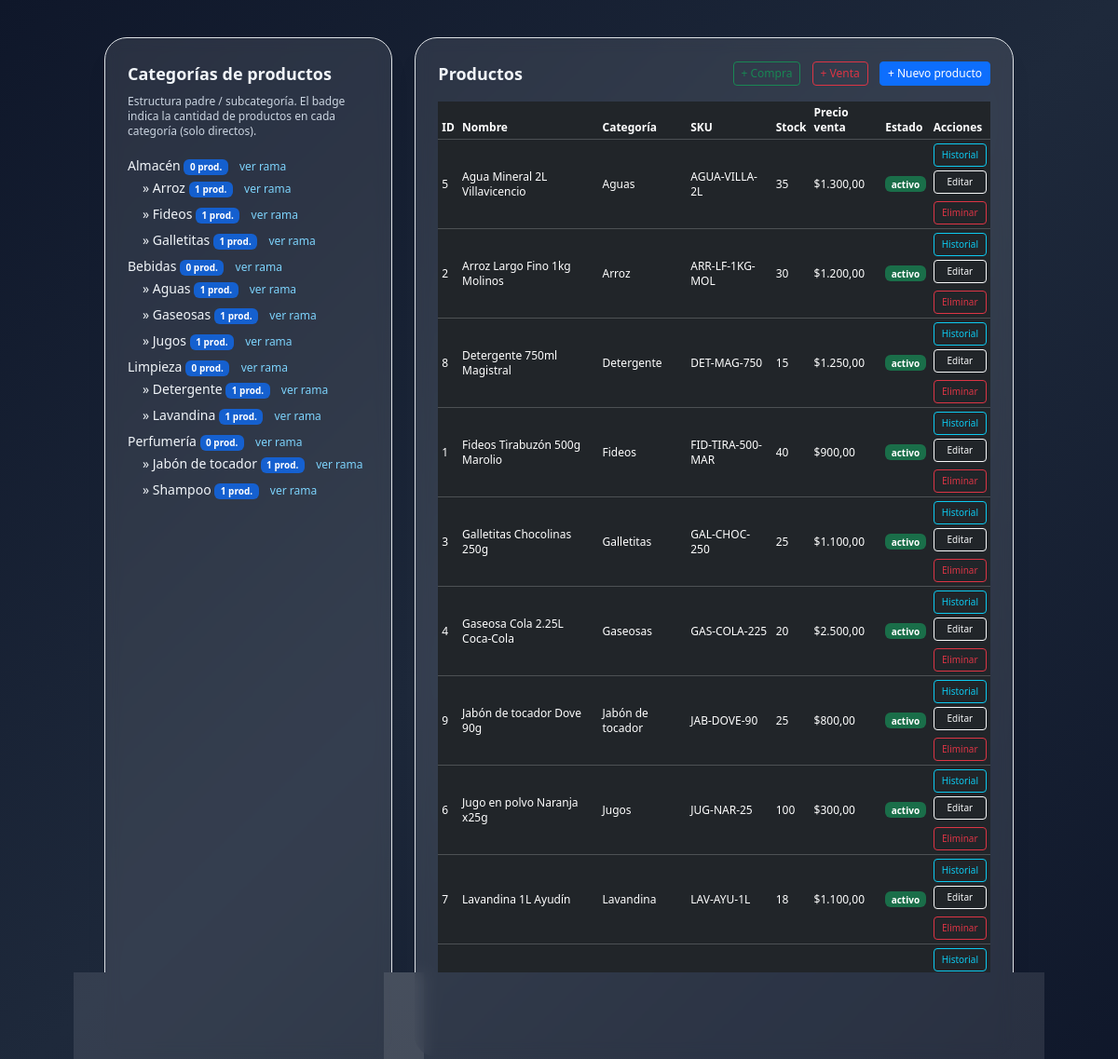
The page /index.php?controller=products&action=index (signed in) on the database its author committed.
### tables this page shows
CREATE TABLE IF NOT EXISTS categorias (
  id INT AUTO_INCREMENT PRIMARY KEY,
  nombre VARCHAR(100) NOT NULL,
  parent_id INT NULL,
  created_at TIMESTAMP DEFAULT CURRENT_TIMESTAMP,
  updated_at TIMESTAMP DEFAULT CURRENT_TIMESTAMP ON UPDATE CURRENT_TIMESTAMP,
  CONSTRAINT fk_categorias_parent FOREIGN KEY (parent_id)
    REFERENCES categorias(id)
    ON UPDATE CASCADE
    ON DELETE SET NULL
);

CREATE TABLE IF NOT EXISTS productos (
  id INT AUTO_INCREMENT PRIMARY KEY,
  nombre VARCHAR(150) NOT NULL,
  sku VARCHAR(50) NULL UNIQUE,
  codigo_barras VARCHAR(20) NULL,
  categoria_id INT NULL,
  precio_compra DECIMAL(10,2) NOT NULL DEFAULT 0,
  precio_venta DECIMAL(10,2) NOT NULL DEFAULT 0,
  stock_actual INT NOT NULL DEFAULT 0,
  stock_minimo INT NOT NULL DEFAULT 0,
  estado ENUM('activo','inactivo') NOT NULL DEFAULT 'activo',
  created_at TIMESTAMP DEFAULT CURRENT_TIMESTAMP,
  updated_at TIMESTAMP DEFAULT CURRENT_TIMESTAMP ON UPDATE CURRENT_TIMESTAMP,
  CONSTRAINT fk_productos_categorias FOREIGN KEY (categoria_id)
    REFERENCES categorias(id)
    ON UPDATE CASCADE
    ON DELETE SET NULL
);

### core/Controller.php (called while the page is built, shortened)
<?php
class Controller {
    protected function view($view, $data = []) {
        extract($data);
        require __DIR__ . '/../views/layouts/header.php';
        require __DIR__ . '/../views/' . $view . '.php';
        require __DIR__ . '/../views/layouts/footer.php';
    }
}

### controllers/ProductController.php (called while the page is built, shortened)
<?php
class ProductController extends Controller {
    private $categoryModel;
    private $productModel;
    public function __construct() {
        $this->categoryModel = new Category();
        $this->productModel  = new Product();
    }
    public function index() {
        $tree          = $this->categoryModel->getTree();
        $productCounts = $this->productModel->countByCategory();
        $productos     = $this->productModel->getAllWithCategory();
        $this->view('products/index', [
            'tree'          => $tree,
            'productCounts' => $productCounts,
            'productos'     => $productos,
        ]);
    }
}

### index.php (called while the page is built, shortened)
<?php
require __DIR__ . '/core/Database.php';
require __DIR__ . '/core/Controller.php';
require __DIR__ . '/models/Category.php';
require __DIR__ . '/models/Product.php';
require __DIR__ . '/controllers/ProductController.php';
$controllerName = $_GET['controller'] ?? 'auth';
$actionName     = $_GET['action'] ?? 'login';
switch ($controllerName) {
    case 'products':
        $controller = new ProductController();
        break;
}
$controller->{$actionName}();

### models/Category.php (called while the page is built, shortened)
<?php
class Category {
    private $db;
    public function __construct() {
        $this->db = Database::getInstance()->getConnection();
    }
    public function getAll() {
        $sql = "SELECT * FROM categorias ORDER BY parent_id IS NULL DESC, parent_id, nombre";
        $stmt = $this->db->query($sql);
        return $stmt->fetchAll();
    }
    public function getTree() {
        $all = $this->getAll();
        $byParent = [];
        foreach ($all as $cat) {
            $pid = $cat['parent_id'] ?? 0;
            if (!isset($byParent[$pid])) {
                $byParent[$pid] = [];
            }
            $byParent[$pid][] = $cat;
        }
        $build = function($parentId) use (&$build, $byParent) {
            $pid = $parentId ?? 0;
            $nodes = $byParent[$pid] ?? [];
            foreach ($nodes as &$n) {
                $n['children'] = $build($n['id']);
            }
            return $nodes;
        };
        return $build(null);
    }
}

### core/Database.php (called while the page is built)
<?php
class Database {
    private static $instance = null;
    private $connection;
    private function __construct() {
        $config = require __DIR__ . '/../config/config.php';
        $host = $config['db_host'];
        $dbname = $config['db_name'];
        $user = $config['db_user'];
        $pass = $config['db_pass'];
        try {
            $this->connection = new PDO(
                "mysql:host=$host;dbname=$dbname;charset=utf8mb4",
                $user,
                $pass,
                [
                    PDO::ATTR_ERRMODE => PDO::ERRMODE_EXCEPTION,
                    PDO::ATTR_DEFAULT_FETCH_MODE => PDO::FETCH_ASSOC
                ]
            );
        } catch (PDOException $e) {
            if (!empty($config['app_debug'])) {
                die("Error de conexión: " . $e->getMessage());
            } else {
                die("Error de conexión a la base de datos.");
            }
        }
    }
    public static function getInstance() {
        if (!self::$instance) {
            self::$instance = new Database();
        }
        return self::$instance;
    }
    public function getConnection() {
        return $this->connection;
    }
}

### models/Product.php (called while the page is built, shortened)
<?php
class Product {
    private $db;
    public function __construct() {
        $this->db = Database::getInstance()->getConnection();
    }
    public function getAllWithCategory() {
        $sql = "SELECT p.*, c.nombre AS categoria_nombre
                FROM productos p
                LEFT JOIN categorias c ON p.categoria_id = c.id
                ORDER BY p.nombre";
        $stmt = $this->db->query($sql);
        return $stmt->fetchAll();
    }
}

### views/products/index.php (the view, shortened to what this page needs)
<?php
function renderCategoryTree($nodes, $counts, $level = 0) {
    echo '<ul class="list-unstyled ms-' . ($level * 3) . '">';
    foreach ($nodes as $cat) {
        $count = $counts[$cat['id']] ?? 0;
        echo '<li class="mb-1">';
        echo '<span class="text-slate-100 text-sm">';
        echo str_repeat('&raquo; ', max(0, $level));
        echo htmlspecialchars($cat['nombre'], ENT_QUOTES, 'UTF-8');
        echo ' <span class="badge bg-primary bg-opacity-75 text-[10px]">' . $count . ' prod.</span>';
        echo '</span> ';
        echo '<a href="index.php?controller=products&action=showCategory&id=' . (int)$cat['id'] . '" class="text-xs text-sky-300 ms-2">ver rama</a>';
        if (!empty($cat['children'])) {
            renderCategoryTree($cat['children'], $counts, $level + 1);
        }
        echo '</li>';
    }
    echo '</ul>';
}
?>
<?php $role = $_SESSION['role_name'] ?? null; ?>
<div class="container mx-auto px-4 py-10">
    <div class="grid grid-cols-1 lg:grid-cols-3 gap-6">
        <div class="lg:col-span-1 bg-white/10 backdrop-blur rounded-3xl border border-white/10 p-4 text-slate-100 shadow-xl">
            <h2 class="text-lg font-semibold mb-2">
                Categorías de productos
            </h2>
            <p class="text-xs text-slate-300 mb-3">
                Estructura padre / subcategoría. El badge indica la cantidad de productos en cada categoría (solo directos).
            </p>
            <?php renderCategoryTree($tree, $productCounts); ?>
        </div>
        <div class="lg:col-span-2 bg-white/10 backdrop-blur rounded-3xl border border-white/10 p-4 text-slate-100 shadow-xl">
            <div class="flex items-center justify-between mb-3">
                <h2 class="text-lg font-semibold">
                    Productos
                </h2>
                <div class="space-x-2">
                    <?php if (in_array($role, ['admin', 'compras'], true)): ?>
                        <a href="index.php?controller=purchases&action=create"
                        class="btn btn-sm btn-outline-success text-xs">
                            + Compra
                        </a>
                    <?php endif; ?>
                    <?php if (in_array($role, ['admin', 'ventas'], true)): ?>
                        <a href="index.php?controller=sales&action=create"
                        class="btn btn-sm btn-outline-danger text-xs">
                            + Venta
                        </a>
                    <?php endif; ?>
                    <?php if (in_array($role, ['admin', 'compras'], true)): ?>
                        <a href="index.php?controller=products&action=create"
                        class="btn btn-sm btn-primary text-xs">
                            + Nuevo producto
                        </a>
                    <?php endif; ?>
                </div>
            </div>
            <div class="table-responsive text-xs">
                <table class="table table-dark table-hover table-sm align-middle mb-0">
                    <thead>
                    <tr>
                        <th>ID</th>
                        <th>Nombre</th>
                        <th>Categoría</th>
                        <th>SKU</th>
                        <th>Stock</th>
                        <th>Precio venta</th>
                        <th>Estado</th>
                        <th>Acciones</th>
                    </tr>
                    </thead>
                    <tbody>
                    <?php foreach ($productos as $p): ?>
                        <tr>
                            <td><?php echo (int)$p['id']; ?></td>
                            <td><?php echo htmlspecialchars($p['nombre'], ENT_QUOTES, 'UTF-8'); ?></td>
                            <td><?php echo htmlspecialchars($p['categoria_nombre'] ?? 'Sin categoría', ENT_QUOTES, 'UTF-8'); ?></td>
                            <td><?php echo htmlspecialchars($p['sku'] ?? '-', ENT_QUOTES, 'UTF-8'); ?></td>
                            <td><?php echo (int)$p['stock_actual']; ?></td>
                            <td>$<?php echo number_format($p['precio_venta'], 2, ',', '.'); ?></td>
                            <td>
                                <span class="badge bg-<?php echo $p['estado'] === 'activo' ? 'success' : 'secondary'; ?> bg-opacity-75 text-[10px]">
                                    <?php echo htmlspecialchars($p['estado'], ENT_QUOTES, 'UTF-8'); ?>
                                </span>
                            </td>
                            <td>
                                <div class="d-flex flex-column gap-1">
                                    <a href="index.php?controller=products&action=history&id=<?php echo (int)$p['id']; ?>"
                                    class="btn btn-sm btn-outline-info text-[10px]">
                                        Historial
                                    </a>
                                    <?php if (in_array($role, ['admin', 'compras'], true)): ?>
                                        <a href="index.php?controller=products&action=edit&id=<?php echo (int)$p['id']; ?>"
                                        class="btn btn-sm btn-outline-light text-[10px] mb-1">
                                            Editar
                                        </a>
                                        <a href="index.php?controller=products&action=delete&id=<?php echo (int)$p['id']; ?>"
                                        class="btn btn-sm btn-outline-danger text-[10px]"
                                        onclick="return confirm('¿Seguro que querés eliminar este producto?');">
                                            Eliminar
                                        </a>
                                    <?php else: ?>
                                        <span class="text-[10px] text-slate-400">Solo lectura</span>
                                    <?php endif; ?>
                                </div>
                            </td>
                        </tr>
                    <?php endforeach; ?>
                    </tbody>
                </table>
            </div>
        </div>
    </div>
</div>

### rows shown on the page
categorias: nombre "Almacén", id "0", id "»", nombre "Fideos", count "1"
categorias: parent "»", nombre "Arroz", id "1"
categorias: parent "»", nombre "Galletitas", id "1"
categorias: nombre "Bebidas", id "0", level "»", nombre "Aguas", count "1", nombre "Gaseosas"
categorias: level "»", nombre "Jugos", id "1"
categorias: nombre "Limpieza", id "0"
categorias: level "»", nombre "Detergente", id "1"
categorias: level "»", nombre "Lavandina", id "1"
categorias: nombre "Perfumería", id "0", level "»", nombre "Shampoo", count "1"
categorias: level "»", nombre "Jabón de tocador", id "1"
productos: id "5", nombre "Agua Mineral 2L Villavicencio", categoria.nombre "Aguas", sku "AGUA-VILLA-2L", stock_actual "35", precio_venta "1.300,00", estado "activo"
productos: id "2", nombre "Arroz Largo Fino 1kg Molinos", categoria.nombre "Arroz", sku "ARR-LF-1KG-MOL", stock_actual "30", precio_venta "1.200,00", estado "activo"
productos: id "8", nombre "Detergente 750ml Magistral", categoria.nombre "Detergente", sku "DET-MAG-750", stock_actual "15", precio_venta "1.250,00", estado "activo"
productos: id "1", nombre "Fideos Tirabuzón 500g Marolio", categoria.nombre "Fideos", sku "FID-TIRA-500-MAR", stock_actual "40", precio_venta "900,00", estado "activo"
productos: id "3", nombre "Galletitas Chocolinas 250g", categoria.nombre "Galletitas", sku "GAL-CHOC-250", stock_actual "25", precio_venta "1.100,00", estado "activo"
productos: id "4", nombre "Gaseosa Cola 2.25L Coca-Cola", categoria.nombre "Gaseosas", sku "GAS-COLA-225", stock_actual "20", precio_venta "2.500,00", estado "activo"
productos: id "9", nombre "Jabón de tocador Dove 90g", categoria.nombre "Jabón de tocador", sku "JAB-DOVE-90", stock_actual "25", precio_venta "800,00", estado "activo"
productos: id "6", nombre "Jugo en polvo Naranja x25g", categoria.nombre "Jugos", sku "JUG-NAR-25", stock_actual "100", precio_venta "300,00", estado "activo"
productos: id "7", nombre "Lavandina 1L Ayudín", categoria.nombre "Lavandina", sku "LAV-AYU-1L", stock_actual "18", precio_venta "1.100,00", estado "activo"
